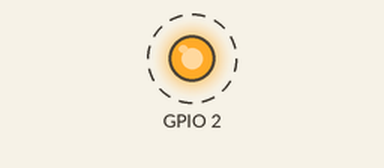
Recording of a sketch running on a simulated ESP8266 (NodeMCU). On the bench: output pins drawn as LEDs (lit = HIGH). Dashed ring = blinking. WiFi joins after 1.5 s; servers stay silent unless stated; what the sketch prints to the serial monitor is not drawn.

Above: at 2.6 s.
Timing chart, 0 to 5.0 s (numbered marks = the images above):
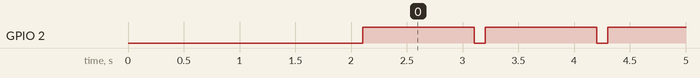

The sketch:

WiFiClient.ino
```cpp
/*
    This sketch sends a string to a TCP server, and prints a one-line response.
    You must run a TCP server in your local network.
    For example, on Linux you can use this command: nc -v -l 3000
*/

#include <ESP8266WiFi.h>
#include <ESP8266WiFiMulti.h>

#ifndef STASSID
#define STASSID "E5573-B98"
#define STAPSK  "2EDRJA3M"
#endif

const char* ssid     = STASSID;
const char* password = STAPSK;


void setup() {

  pinMode(LED_BUILTIN, OUTPUT);     // Initialize the LED_BUILTIN pin as an output

  Serial.begin(115200);

  // We start by connecting to a WiFi network
  WiFi.mode(WIFI_STA);
  WiFi.begin(ssid, password);

  // proceed only if the connection is established.
  while (WiFi.status() != WL_CONNECTED) {
    Serial.print(".");
    delay(500);
  }

  Serial.println("");
  Serial.println("WiFi connected");
  Serial.println("IP address: ");
  Serial.println(WiFi.localIP());

  delay(500);
}


void loop() {
  digitalWrite(LED_BUILTIN, LOW);   // Turn the LED on (Note that LOW is the voltage level
  // but actually the LED is on; this is because
  // it is active low on the ESP-01)
  delay(100);                      // Wait for a second
  digitalWrite(LED_BUILTIN, HIGH);  // Turn the LED off by making the voltage HIGH
  delay(1000);                      // Wait for two seconds (to demonstrate the active low LED)

}
```

Measured:
- by itself, GPIO 2: alternates HIGH for 1.0 s and LOW for 0.10 s
